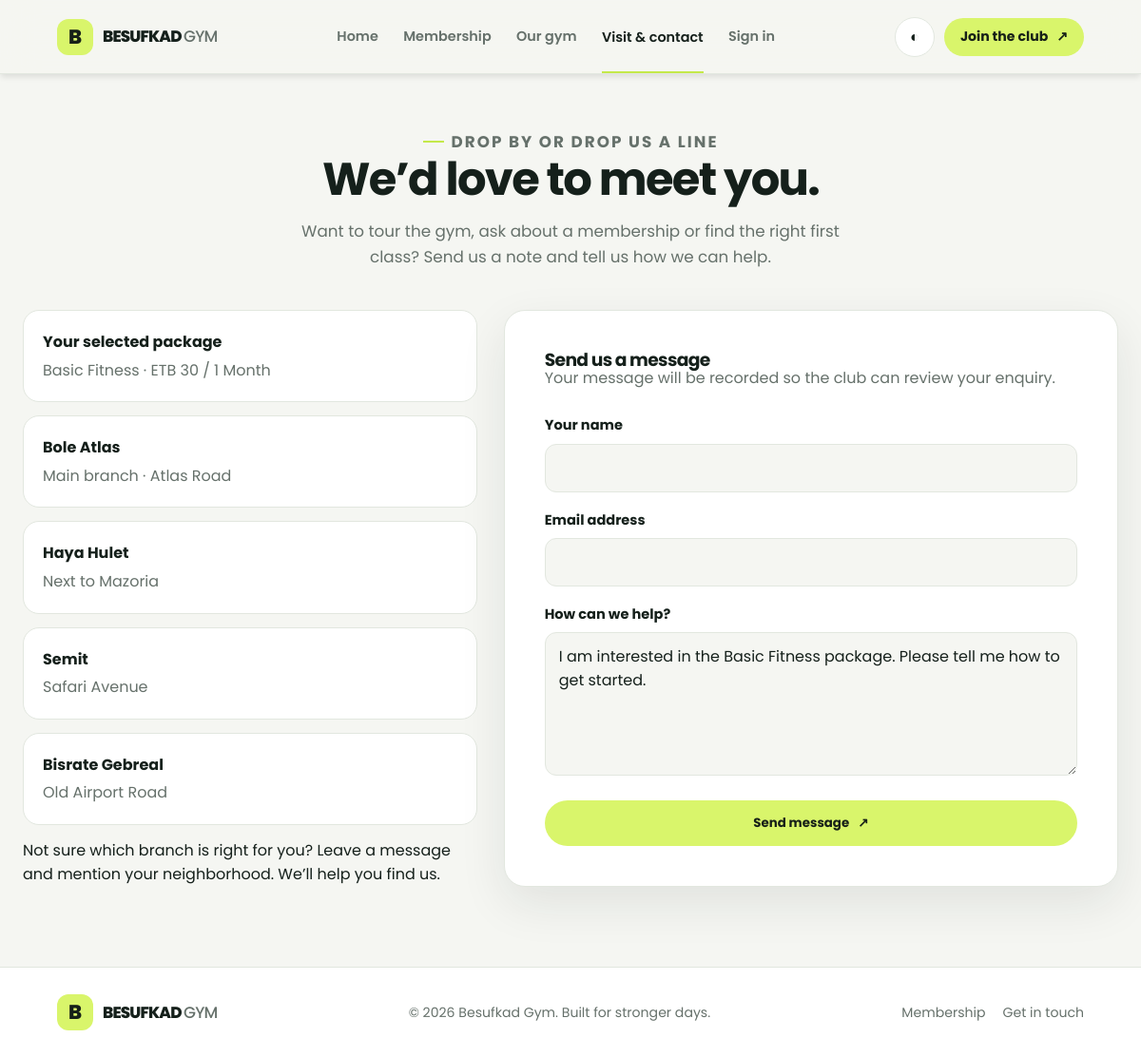
The page /contact.php?plan=1 on the database as committed earlier.
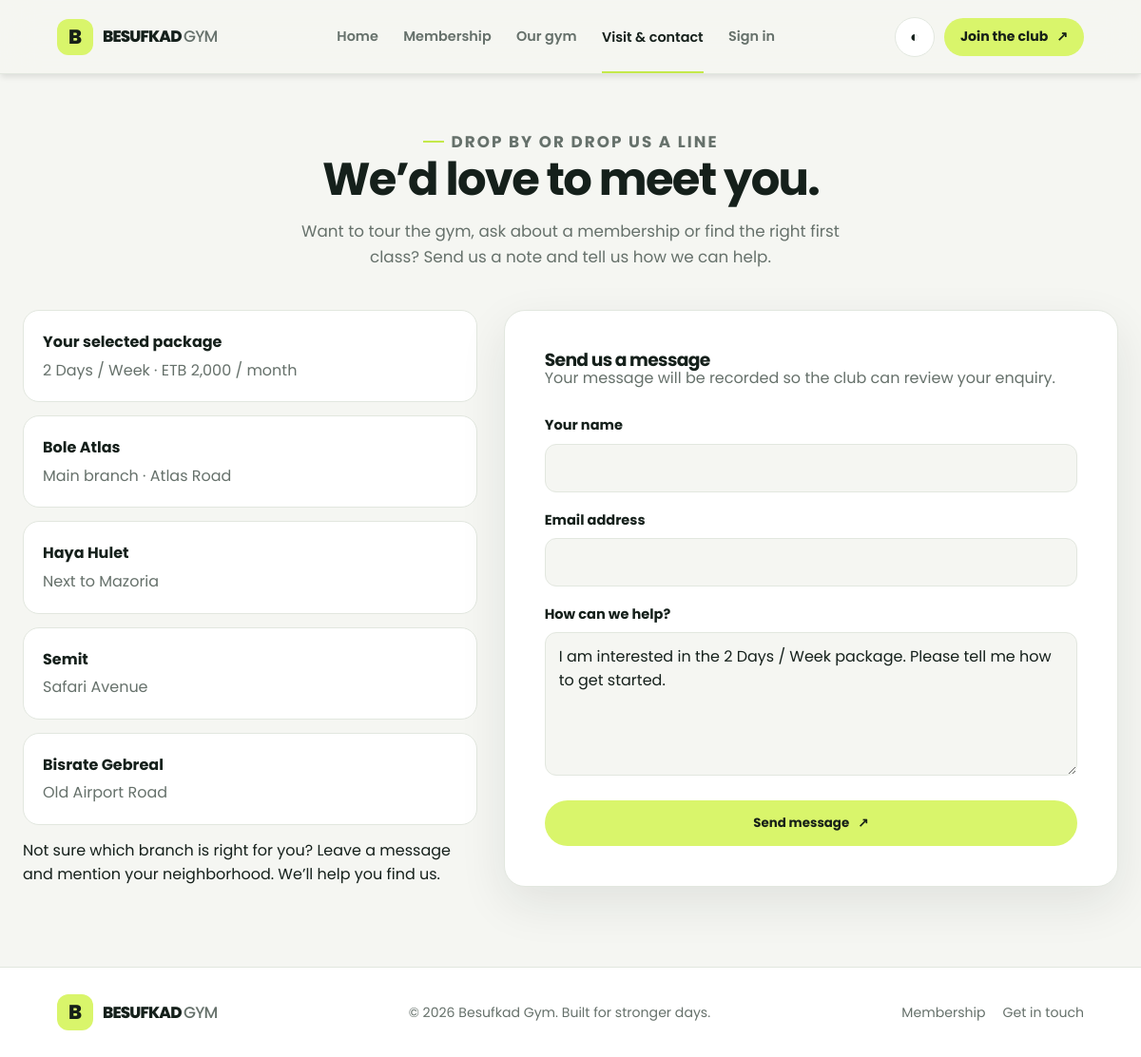
The same page on the database as committed later.
### tables this page shows
CREATE TABLE IF NOT EXISTS plans (
    id INT AUTO_INCREMENT PRIMARY KEY,
    name VARCHAR(50) NOT NULL,
    price DECIMAL(10,2) NOT NULL,
    duration VARCHAR(20) NOT NULL,
    description TEXT
);

### contact.php (the view, shortened to what this page needs)
<?php
require_once 'config/db.php';
$name = '';
$email = '';
$selected_plan = null;
$plan_id = filter_var($_GET['plan'] ?? null, FILTER_VALIDATE_INT);
if ($plan_id) {
    $plan_lookup = $conn->prepare('SELECT id, name, price, duration FROM plans WHERE id = ?');
    $plan_lookup->bind_param('i', $plan_id);
    $plan_lookup->execute();
    $selected_plan = $plan_lookup->get_result()->fetch_assoc() ?: null;
}
$message = $selected_plan
    ? 'I am interested in the ' . $selected_plan['name'] . ' package. Please tell me how to get started.'
    : '';
include 'includes/header.php';
?>
<section class="page-intro">
    <p class="eyebrow">Drop by or drop us a line</p>
    <h2>We’d love to meet you.</h2>
    <p>Want to tour the gym, ask about a membership or find the right first class? Send us a note and tell us how we can help.</p>
</section>
<div class="contact-layout">
    <div class="contact-info">
        <?php if ($selected_plan): ?>
            <article class="contact-info-card selected-package"><strong>Your selected package</strong><p><?= htmlspecialchars($selected_plan['name'], ENT_QUOTES, 'UTF-8') ?> · ETB <?= number_format((float) $selected_plan['price'], 0) ?> / <?= htmlspecialchars($selected_plan['duration'], ENT_QUOTES, 'UTF-8') ?></p></article>
        <?php endif; ?>
        <article class="contact-info-card"><strong>Bole Atlas</strong><p>Main branch · Atlas Road</p></article>
        <article class="contact-info-card"><strong>Haya Hulet</strong><p>Next to Mazoria</p></article>
        <article class="contact-info-card"><strong>Semit</strong><p>Safari Avenue</p></article>
        <article class="contact-info-card"><strong>Bisrate Gebreal</strong><p>Old Airport Road</p></article>
        <div class="schedule-note">Not sure which branch is right for you? Leave a message and mention your neighborhood. We’ll help you find us.</div>
    </div>
    <div>
        <form class="form-card" action="contact.php" method="POST">
            <h3>Send us a message</h3>
            <p class="form-intro">Your message will be recorded so the club can review your enquiry.</p>
            <div class="form-group"><label for="name">Your name</label><input id="name" type="text" name="name" value="<?= htmlspecialchars($name, ENT_QUOTES, 'UTF-8') ?>" autocomplete="name" maxlength="100" required></div>
            <div class="form-group"><label for="email">Email address</label><input id="email" type="email" name="email" value="<?= htmlspecialchars($email, ENT_QUOTES, 'UTF-8') ?>" autocomplete="email" maxlength="100" required></div>
            <div class="form-group"><label for="message">How can we help?</label><textarea id="message" name="message" rows="5" maxlength="2000" required><?= htmlspecialchars($message, ENT_QUOTES, 'UTF-8') ?></textarea></div>
            <button type="submit" class="button button-full">Send message <span aria-hidden="true">↗</span></button>
        </form>
    </div>
</div>
<?php include 'includes/footer.php'; ?>

Rows that differ between the two databases and show on the page:
changed plans: name "Basic Fitness" → "2 Days / Week"; price "30" → "2,000"; duration "1 Month" → "month"; message "I am interested in the Basic Fitness package. Please tell me how to get started." → "I am interested in the 2 Days / Week package. Please tell me how to get started."
